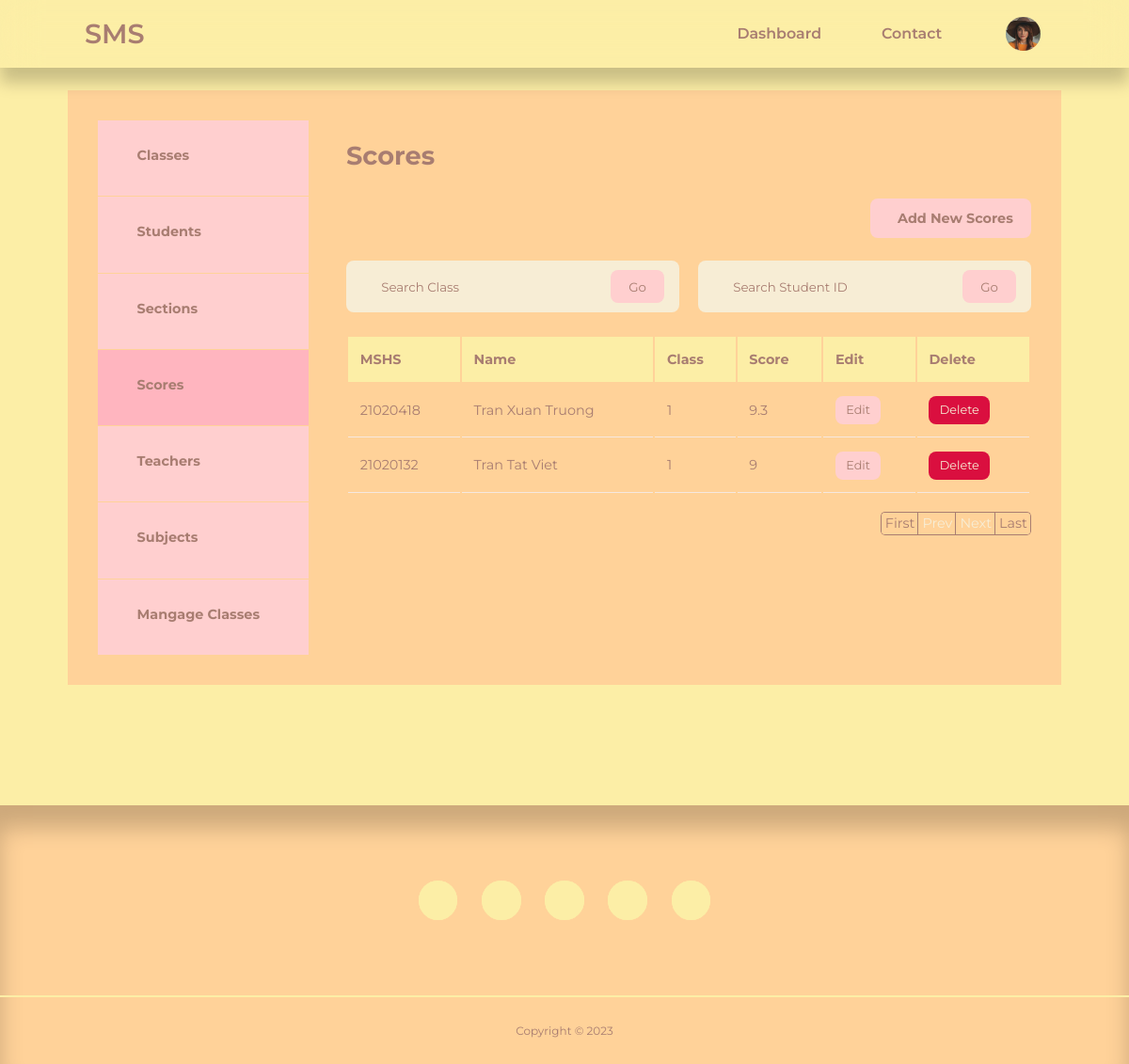
The page /admin/scores.php (signed in) on the database its author committed.
### tables this page shows
CREATE TABLE `sms_user` (
  `id` int(11) UNSIGNED NOT NULL,
  `firstname` varchar(50) NOT NULL,
  `lastname` varchar(50) NOT NULL,
  `username` varchar(50) NOT NULL,
  `email` varchar(100) NOT NULL,
  `password` varchar(255) NOT NULL,
  `avatar` varchar(255) NOT NULL,
  `is_admin` tinyint(1) NOT NULL
);

CREATE TABLE `sms_scores` (
  `ID` int(11) UNSIGNED NOT NULL,
  `name` varchar(50) NOT NULL,
  `admission_no` int(11) UNSIGNED NOT NULL,
  `class` varchar(50) NOT NULL,
  `subject_code` int(11) NOT NULL,
  `score` double NOT NULL
);

CREATE TABLE `sms_students` (
  `id` int(11) UNSIGNED NOT NULL,
  `name` varchar(50) NOT NULL,
  `gender` varchar(50) NOT NULL,
  `dob` date NOT NULL,
  `photo` varchar(255) NOT NULL,
  `mobile` int(11) UNSIGNED NOT NULL,
  `email` varchar(100) NOT NULL,
  `current_address` text NOT NULL,
  `father_name` varchar(50) NOT NULL,
  `father_mobile` int(11) UNSIGNED NOT NULL,
  `father_occupation` varchar(255) NOT NULL,
  `mother_name` varchar(50) NOT NULL,
  `mother_mobile` int(11) UNSIGNED NOT NULL,
  `mother_occupation` varchar(255) NOT NULL,
  `admission_no` int(11) UNSIGNED NOT NULL,
  `class` varchar(50) DEFAULT NULL,
  `section` varchar(50) DEFAULT NULL,
  `admission_date` date NOT NULL
);

### admin/partials/header.php (called while the page is built, shortened)
<?php
require '../partials/header.php';

### admin/scores.php (the view, shortened to what this page needs)
<?php
include 'partials/header.php';
if(isset($_SESSION['user_is_teacher'])) {
    $sql = "SELECT st.admission_no, st.name, st.class, sc.score, st.email
    FROM sms_user u
    JOIN sms_teacher tc ON u.email = tc.email
    JOIN sms_subjects sj ON tc.subject = sj.subject
    JOIN sms_scores sc ON sj.code = sc.subject_code
    JOIN sms_students st ON sc.admission_no = st.admission_no
    WHERE u.id = $id";
    $query = "SELECT sj.code FROM sms_teacher tc
    JOIN sms_user u ON tc.email = u.email
    JOIN sms_subjects sj ON tc.subject = sj.subject
    WHERE u.id = $id";
    $result = mysqli_query($connection, $query);
    $subject = mysqli_fetch_assoc($result);
    $sj_code = $subject['code'];
    $no_of_class_scores = mysqli_query($connection, $sql);
}
?>
<section class="dashboard">
    <div class="container dashboard__container">
        <aside>
            <ul>
				<li><a href="classes.php"><i class="uil uil-presentation-edit"></i>
                    <h5>Classes</h5>
                </a></li>
                <li><a href="students.php"><i class="uil uil-users-alt"></i>
                    <h5>Students</h5>
                </a></li>
                <li><a href="sections.php"><i class="uil uil-building"></i>
                    <h5>Sections</h5>
                </a></li>
                <li><a href="scores.php" class="active"><i class="uil uil-edit"></i>
                    <h5>Scores</h5>
                </a></li>
                <li><a href="teachers.php"><i class="uil uil-users-alt"></i>
                    <h5>Teachers</h5>
                </a></li>
                <li><a href="subjects.php"><i class="uil uil-edit"></i>
                    <h5>Subjects</h5>
                </a></li>
                <?php if(isset($_SESSION['user_is_teacher'])): ?>
                <li><a href="index.php"><i class="uil uil-edit"></i>
                    <h5>Mangage Classes</h5>
                </a></li>
                <?php elseif(isset($_SESSION['user_is_student'])): ?>
                <li><a href="index.php"><i class="uil uil-edit"></i>
                    <h5>Mangage Subjects</h5>
                </a></li>
                <?php endif ?>
            </ul>
        </aside>
        <main>
            <h2>Scores</h2>
            <div class="utilities-container">
                <p>
                    <?php if(isset($_SESSION['user_is_teacher'])): ?>
                    <a href="<?= ROOT_URL ?>admin/add-scores.php?code=<?= $sj_code ?>" class="btn score">
                    <i class="uil uil-clinic-medical"></i>Add New Scores</a>
                    <?php endif ?>
                    <div class="search_section">
                        <?php if(isset($_SESSION['user_is_teacher'])): ?>
                        <form class="search__bar-container" action="<?= ROOT_URL ?>admin/scores-search-logic.php" method="GET">
                        <div class="search-bar">
                            <input type="search" name="scores-search-class" placeholder="Search Class">
                        </div>
                        <button type="submit" name="submit" class="btn">Go</button>
                        </form>
                        <?php endif ?>
                        <form class="search__bar-container" action="<?= ROOT_URL ?>admin/scores-search-logic.php" method="GET">
                        <div class="search-bar">
                            <input type="search" name="scores-search-mssv" placeholder="Search Student ID">
                        </div>
                        <button type="submit" name="submit" class="btn">Go</button>
                        </form>
                    </div>
                </p>
            </div>
            <?php if(isset($_SESSION['user_is_student'])): ?>
                <?php if(mysqli_num_rows($scores) > 0) : ?>
                    <table>
                        <thead>
                            <tr>
                                <?php while($score_subject = mysqli_fetch_assoc($scores_subject)) : ?>
                                    <th><?= $score_subject['subject'] ?></th>
                                <?php endwhile ?>
                            </tr>
                        </thead>
                        <tbody>
                            <tr>
                                <?php while($score = mysqli_fetch_assoc($scores)) : ?>
                                    <td><?= $score['score'] ?></td>
                                <?php endwhile ?>
                            </tr>
                        </tbody>
                    </table>
                <?php else : ?>
                    <div class="alert__message error search"><?= "No score found." ?></div>
                <?php endif ?>
            <?php elseif(isset($_SESSION['user_is_teacher'])) : ?>
                <?php if(mysqli_num_rows($no_of_class_scores) > 0) : ?>
                <table>
                <thead>
                    <tr>
                        <th>MSHS</th>
                        <th>Name</th>
                        <th>Class</th>
                        <th>Score</th>
                        <th>Edit</th>
                        <th>Delete</th>
                    </tr>
                </thead>
                <tbody>
                <?php
                if (isset($_GET['pageno'])) {
                    $pageno = $_GET['pageno'];
                } else {
                    $pageno = 1;
                }
                $no_of_records_per_page = 10;
                $offset = ($pageno-1) * $no_of_records_per_page;
                $total_pages_sql =
                "SELECT COUNT(st.admission_no)
                FROM sms_user u
                JOIN sms_teacher tc ON u.email = tc.email
                JOIN sms_subjects sj ON tc.subject = sj.subject
                JOIN sms_scores sc ON sj.code = sc.subject_code
                JOIN sms_students st ON sc.admission_no = st.admission_no
                WHERE u.id = $id
                ORDER BY st.name";
                $result = mysqli_query($connection, $total_pages_sql);
                $total_rows = mysqli_fetch_array($result)[0];
                $total_pages = ceil($total_rows / $no_of_records_per_page);
                $query =
                "SELECT st.admission_no, st.name, st.class, sc.score, st.email
                FROM sms_user u
                JOIN sms_teacher tc ON u.email = tc.email
                JOIN sms_subjects sj ON tc.subject = sj.subject
                JOIN sms_scores sc ON sj.code = sc.subject_code
                JOIN sms_students st ON sc.admission_no = st.admission_no
                WHERE u.id = $id
                ORDER BY st.name
                LIMIT $offset, $no_of_records_per_page";
                $class_scores = mysqli_query($connection, $query);
                ?>
                <?php while($class_score = mysqli_fetch_assoc($class_scores)) : ?>
                    <tr>
                        <td><?= $class_score['admission_no'] ?></td>
                        <td><?= $class_score['name'] ?></td>
                        <td><?= $class_score['class'] ?></td>
                        <td><?= $class_score['score'] ?></td>
                        <td><a href="<?= ROOT_URL ?>admin/edit-scores.php?admission_no=<?= $class_score['admission_no']?>" class="btn sm">Edit</a></td>
                        <td><a href="<?= ROOT_URL ?>admin/delete-student.php?admission_no=<?= $class_score['admission_no']?>" class="btn sm danger">Delete</a></td>
                    </tr>
                    <?php endwhile ?>
                </tbody>
            </table>
            <?php else : ?>
                <div class="alert__message error search"><?= "No student found." ?></div>
            <?php endif ?>
            <ul class="pagination">
                <li><a href="?pageno=1">First</a></li>
                <li class="<?php if($pageno <= 1){ echo 'disabled'; } ?>">
                    <a href="<?php if($pageno <= 1){ echo '#'; } else { echo "?pageno=".($pageno - 1); } ?>">Prev</a>
                </li>
                <li class="<?php if($pageno >= $total_pages){ echo 'disabled'; } ?>">
                    <a href="<?php if($pageno >= $total_pages){ echo '#'; } else { echo "?pageno=".($pageno + 1); } ?>">Next</a>
                </li>
                <li><a href="?pageno=<?php echo $total_pages; ?>">Last</a></li>
            </ul>
            <?php endif ?>
        </main>
    </div>
</section>
<?php
include '../partials/footer.php';
?>

### partials/header.php (shortened to what this page needs)
<?php
require 'config/database.php';
if(isset($_SESSION['user-id'])) {
    $id = filter_var($_SESSION['user-id'], FILTER_SANITIZE_NUMBER_INT);
    $query = "SELECT avatar FROM sms_user WHERE id = $id";
    $result = mysqli_query($connection, $query);
    $avatar = mysqli_fetch_assoc($result);
}
?>
<!DOCTYPE html>
<html lang=""en>
    <head>
        <link rel="stylesheet" href="<?= ROOT_URL ?>/css/style.css?v=<?php echo time(); ?>">
        <link rel="stylesheet" href="https://unicons.iconscout.com/release/v4.0.0/css/line.css">
    </head>
    <body>
        <nav>
            <div class="container nav__container">
                <a href="<?= ROOT_URL ?>" class="nav__logo">SMS</a>
                <ul class="nav__items">
                    <li><a href="<?= ROOT_URL ?>admin/students.php">Dashboard</a></li>
                    <li><a href="<?= ROOT_URL ?>contact.php">Contact</a></li>
                    <?php if(isset($_SESSION['user-id'])): ?>
                    <li class="nav__profile">
                        <div class="avatar">
                           <img src="<?= ROOT_URL . 'images/' . $avatar['avatar'] ?>">
                        </div>
                    </li>
                    <?php else : ?>
                    <li><a href="<?= ROOT_URL ?>signin.php">Sign In</a></li>
                    <?php endif ?>
                </ul>
            </div>
        </nav>

### rows shown on the page
sms_user: avatar (picture)
sms_scores: sms_students.admission_no "21020418", sms_students.name "Tran Xuan Truong", sms_students.class "1", score "9.3"
sms_scores: sms_students.admission_no "21020132", sms_students.name "Tran Tat Viet", sms_students.class "1", score "9"
